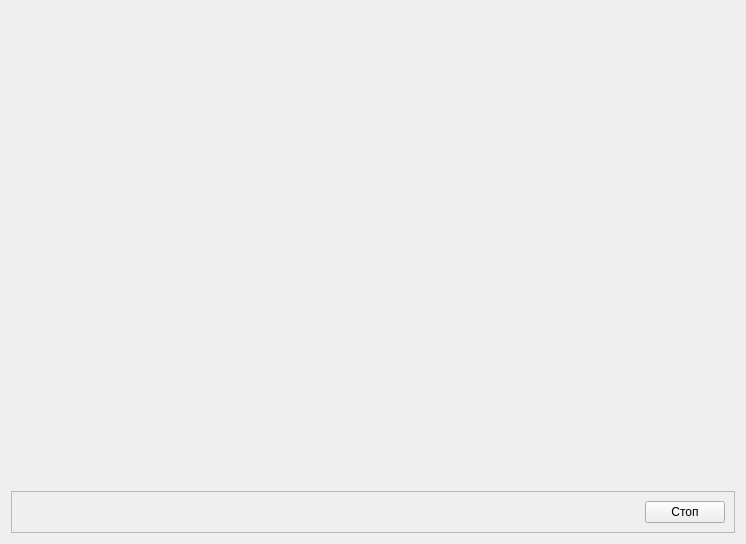
<?xml version="1.0" encoding="UTF-8"?>
<ui version="4.0">
 <class>PlotWidget</class>
 <widget class="QWidget" name="PlotWidget">
  <property name="geometry">
   <rect>
    <x>0</x>
    <y>0</y>
    <width>746</width>
    <height>544</height>
   </rect>
  </property>
  <property name="sizePolicy">
   <sizepolicy hsizetype="Expanding" vsizetype="Expanding">
    <horstretch>0</horstretch>
    <verstretch>0</verstretch>
   </sizepolicy>
  </property>
  <property name="minimumSize">
   <size>
    <width>746</width>
    <height>544</height>
   </size>
  </property>
  <property name="windowTitle">
   <string>RealTimeSignalVizualization</string>
  </property>
  <layout class="QVBoxLayout" name="verticalLayout_2">
   <item>
    <layout class="QVBoxLayout" name="PlotLayout"/>
   </item>
   <item>
    <spacer name="verticalSpacer">
     <property name="orientation">
      <enum>Qt::Vertical</enum>
     </property>
     <property name="sizeHint" stdset="0">
      <size>
       <width>20</width>
       <height>40</height>
      </size>
     </property>
    </spacer>
   </item>
   <item>
    <widget class="QFrame" name="StopFrame">
     <property name="maximumSize">
      <size>
       <width>16777215</width>
       <height>52</height>
      </size>
     </property>
     <property name="frameShape">
      <enum>QFrame::StyledPanel</enum>
     </property>
     <property name="frameShadow">
      <enum>QFrame::Raised</enum>
     </property>
     <layout class="QHBoxLayout" name="horizontalLayout">
      <item>
       <spacer name="horizontalSpacer">
        <property name="orientation">
         <enum>Qt::Horizontal</enum>
        </property>
        <property name="sizeHint" stdset="0">
         <size>
          <width>597</width>
          <height>20</height>
         </size>
        </property>
       </spacer>
      </item>
      <item>
       <widget class="QPushButton" name="StopBtn">
        <property name="text">
         <string>Стоп</string>
        </property>
       </widget>
      </item>
     </layout>
    </widget>
   </item>
  </layout>
 </widget>
 <resources/>
 <connections/>
</ui>
